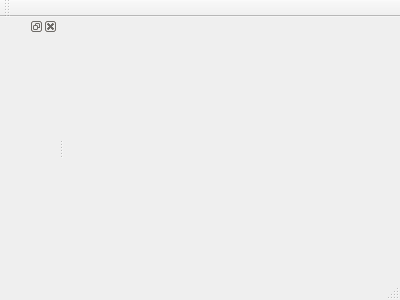
<?xml version="1.0" encoding="UTF-8"?>
<ui version="4.0">
 <class>MainWindow</class>
 <widget class="QMainWindow" name="MainWindow">
  <property name="geometry">
   <rect>
    <x>0</x>
    <y>0</y>
    <width>400</width>
    <height>300</height>
   </rect>
  </property>
  <property name="windowTitle">
   <string>MainWindow</string>
  </property>
  <widget class="QWidget" name="centralWidget"/>
  <widget class="QMenuBar" name="menuBar">
   <property name="geometry">
    <rect>
     <x>0</x>
     <y>0</y>
     <width>400</width>
     <height>21</height>
    </rect>
   </property>
  </widget>
  <widget class="QToolBar" name="mainToolBar">
   <attribute name="toolBarArea">
    <enum>TopToolBarArea</enum>
   </attribute>
   <attribute name="toolBarBreak">
    <bool>false</bool>
   </attribute>
  </widget>
  <widget class="QStatusBar" name="statusBar"/>
  <widget class="QDockWidget" name="dockWidget">
   <attribute name="dockWidgetArea">
    <number>1</number>
   </attribute>
   <widget class="Player" name="dockWidgetContents"/>
  </widget>
 </widget>
 <layoutdefault spacing="6" margin="11"/>
 <customwidgets>
  <customwidget>
   <class>Player</class>
   <extends>QWidget</extends>
   <header>player.h</header>
   <container>1</container>
  </customwidget>
 </customwidgets>
 <resources/>
 <connections/>
</ui>
